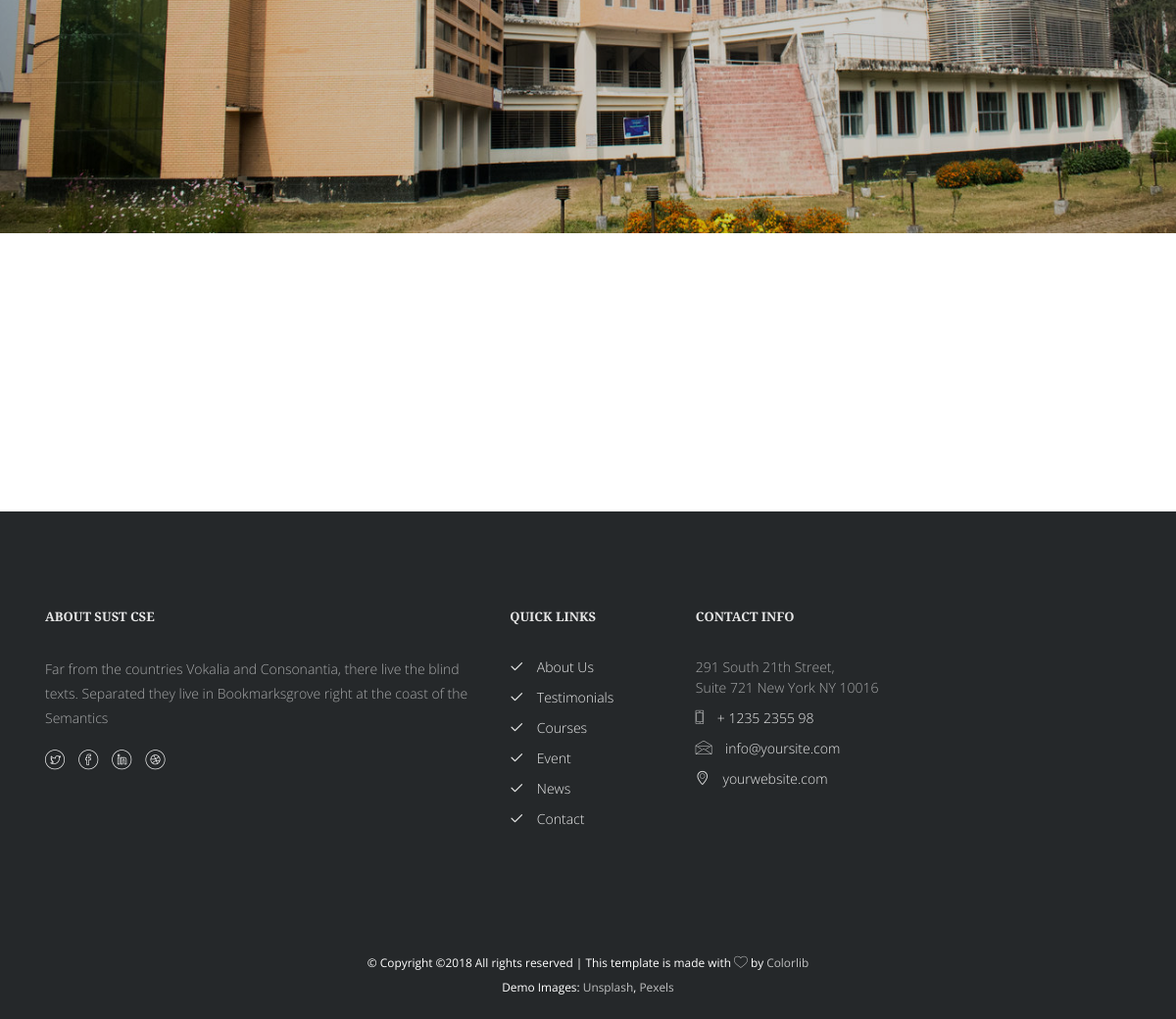
Before: /research/groups/ (lower part) with the older database file.
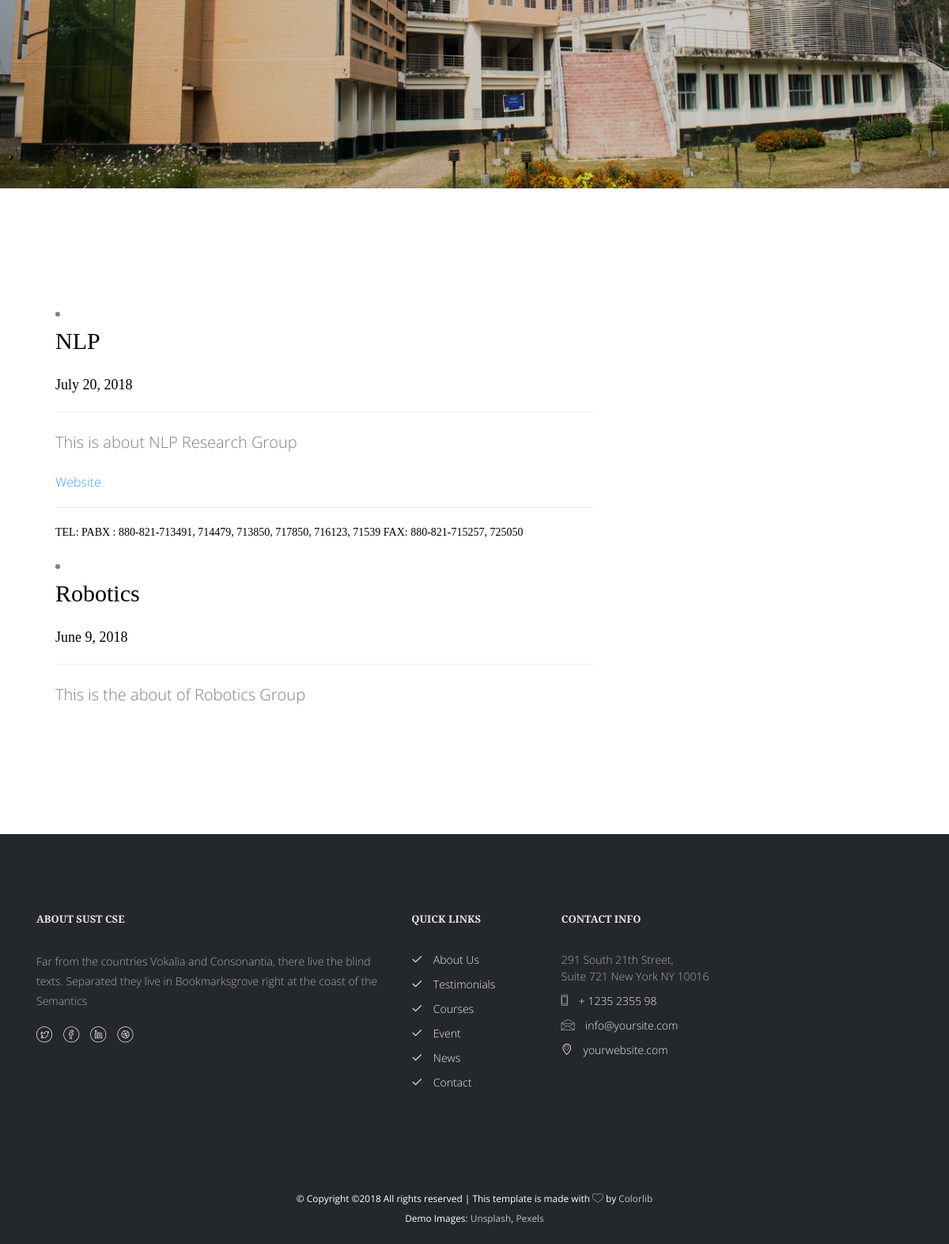
After: the same page with the newer database file.
### research/models.py (models this page shows, shortened)
class ResearchGroup(models.Model):
    name = models.CharField(max_length=200)
    date_established = models.DateField()
    office = models.CharField(blank=True, null=True, max_length=500)
    research_area = models.ManyToManyField(ResearchArea, related_name="research_group")
    about = models.TextField(blank=True, null=True)
    rules = models.TextField(blank=True, null=True)
    site_link = models.URLField(blank=True, null=True)
    email = models.EmailField(blank=True, null=True)
    contact = models.CharField(blank=True, null=True, max_length=200)

### research/views.py (the view)
# urls.py: path('groups/', views.research_groups, name='research_groups'),
def research_groups(request):
    groups = ResearchGroup.objects.all()
    context={'groups': groups}
    return render(request, 'research/groups.html', context)

### templates/research/groups.html (shortened to what this page needs)
{% extends 'base.html' %}
{% block content %}
<aside id="colorlib-hero">
    <div class="flexslider">
        <ul class="slides">
        <li style="background-image: url(/static/images/bg3.jpg);">
            <div class="overlay"></div>
            <div class="container-fluid">
                <div class="row">
                    <div class="col-md-6 col-sm-12 col-md-offset-3 slider-text">
                        <div class="slider-text-inner text-center">
                        </div>
                    </div>
                </div>
            </div>
        </li>
        </ul>
    </div>
</aside>
<div class="colorlib-classes">
    <div class="container">
        <div class="row">
            <div class="col-md-8">
                <div class="classes class-single">
                    <div class="desc desc2">
                        {% for group in groups %}
                        <li><h2>{{ group.name }}</h2>
                            <h4>{{ group.date_established }}</h4>
                            <hr>
                            <p>{{ group.about }}</p>
                            {% if group.site_link %}
                                <a href="{{ group.site_link }}">Website</a>
                                <hr>
                            {% endif %}
                            {% if group.contact %}
                                <h5>{{ group.contact }}</h5>
                            {% endif %}
                        </li>
                        {% endfor %}
                    </div>
                </div>
            </div>
        </div>
    </div>
</div>
{% endblock %}

### templates/base.html (shortened to what this page needs)
{% load static %}
<!DOCTYPE html>
<html lang="en">
<head>
    <link rel="stylesheet" href="https://stackpath.bootstrapcdn.com/bootstrap/4.1.3/css/bootstrap.min.css">
    <link rel="stylesheet" href="{% static 'css/animate.css' %}">
    <link rel="stylesheet" href="{% static 'css/sidenav.css' %}">
    <link rel="stylesheet" href="{% static 'css/icomoon.css' %}">
    <link rel="stylesheet" href="{% static 'css/bootstrap.css' %}">
    <link rel="stylesheet" href="{% static 'css/publication_style.css' %}">
    <link rel="stylesheet" href="{% static 'css/people_style.css' %}">
    <link rel="stylesheet" href="{% static 'css/magnific-popup.css' %}">
    <link rel="stylesheet" href="{% static 'css/flexslider.css' %}">
    <link rel="stylesheet" href="{% static 'css/owl.carousel.min.css' %}">
    <link rel="stylesheet" href="{% static 'css/owl.theme.default.min.css' %}">
    <link rel="stylesheet" href="{% static 'fonts/flaticon/font/flaticon.css' %}">
    <link rel="stylesheet" href="{% static 'css/style.css' %}">
    <link rel="stylesheet" type="text/css" href="https://cdn.datatables.net/1.10.19/css/jquery.dataTables.css">
</head>
<body style="padding-right: 0px; !important;">
<div id="page">
    {% block content %}{% endblock %}
    <footer id="colorlib-footer">
        <div class="container">
            <div class="row row-pb-md">
                <div class="col-md-5 colorlib-widget">
                    <h4>ABOUT SUST CSE</h4>
                    <p>Far from the countries Vokalia and Consonantia, there live the blind texts. Separated they live
                        in Bookmarksgrove right at the coast of the Semantics</p>
                    <p>
                    <ul class="colorlib-social-icons">
                        <li><a href="#"><i class="icon-twitter"></i></a></li>
                        <li><a href="#"><i class="icon-facebook"></i></a></li>
                        <li><a href="#"><i class="icon-linkedin"></i></a></li>
                        <li><a href="#"><i class="icon-dribbble"></i></a></li>
                    </ul>
                    </p>
                </div>
                <div class="col-md-2 colorlib-widget">
                    <h4>Quick Links</h4>
                    <p>
                    <ul class="colorlib-footer-links">
                        <li><a href="#"><i class="icon-check"></i> About Us</a></li>
                        <li><a href="#"><i class="icon-check"></i> Testimonials</a></li>
                        <li><a href="#"><i class="icon-check"></i> Courses</a></li>
                        <li><a href="#"><i class="icon-check"></i> Event</a></li>
                        <li><a href="#"><i class="icon-check"></i> News</a></li>
                        <li><a href="#"><i class="icon-check"></i> Contact</a></li>
                    </ul>
                    </p>
                </div>
                <div class="col-md-5 colorlib-widget">
                    <h4>Contact Info</h4>
                    <ul class="colorlib-footer-links">
                        <li>291 South 21th Street, <br> Suite 721 New York NY 10016</li>
                        <li><a href="tel://1234567920"><i class="icon-phone"></i> + 1235 2355 98</a></li>
                        <li><a href="mailto:info@yoursite.com"><i class="icon-envelope"></i> info@yoursite.com</a></li>
                        <li><a href="http://luxehotel.com"><i class="icon-location4"></i> yourwebsite.com</a></li>
                    </ul>
                </div>
            </div>
        </div>
        <div class="copy">
            <div class="container">
                <div class="row">
                    <div class="col-md-12 text-center">
                        <p>
                            <small class="block">&copy;
                                Copyright &copy;<script>document.write(new Date().getFullYear());</script>
                                All rights reserved | This template is made with <i class="icon-heart"
                                                                                    aria-hidden="true"></i> by <a
                                        href="https://colorlib.com" target="_blank">Colorlib</a>
                            </small>
                            <br>
                            <small class="block">Demo Images: <a href="http://unsplash.co/" target="_blank">Unsplash</a>,
                                <a href="http://pexels.com/" target="_blank">Pexels</a></small>
                        </p>
                    </div>
                </div>
            </div>
        </div>
    </footer>
</div>
</body>
</html>

### static/css/people_style.css (style rules this page uses)
* { margin: 0px; padding: 0px; }
.container { padding: 2px 16px; }

Changed rows visible on the page:
added ResearchGroup: name "NLP", date_established "July 20, 2018", about "This is about NLP Research Group", contact "TEL: PABX : 880-821-713491, 714479, 713850, 717850, 716123, 71539 FAX: 880-821-715257, 725050"
added ResearchGroup: name "Robotics", date_established "June 9, 2018", about "This is the about of Robotics Group"
